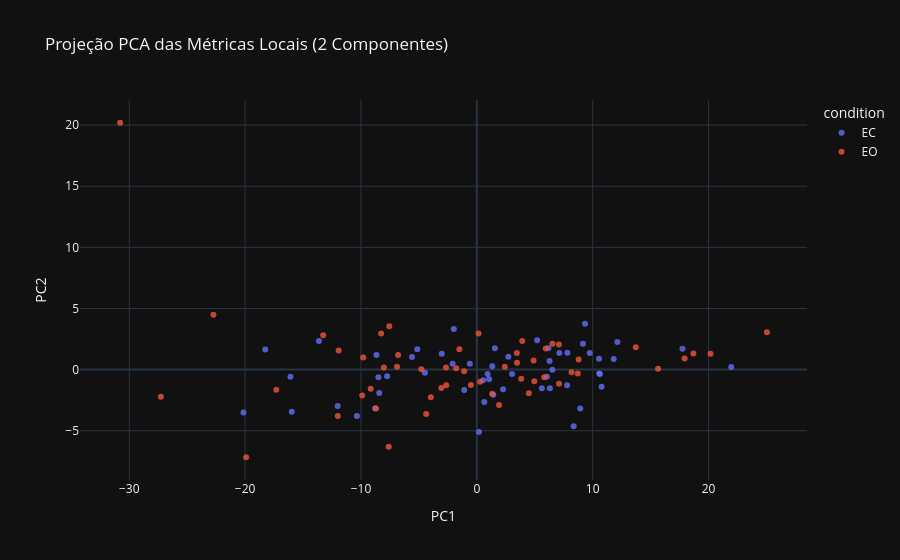

Notebook cell for this chart:
### Code cell
fig = px.scatter(
    df_pca,
    x="PC1",
    y="PC2",
    color="condition",
    title="Projeção PCA das Métricas Locais (2 Componentes)",
    opacity=0.8
)
fig.show()

### Figure 1 — Plotly figure (JSON) as saved in the notebook; plotly's stock layout.template omitted (floating-point values rounded to 4 significant figures)
{"data": [{"hovertemplate": "condition=EC<br>PC1=%{x}<br>PC2=%{y}<extra></extra>", "legendgroup": "EC", "marker": {"color": "#636efa", "opacity": 0.8, "symbol": "circle"}, "mode": "markers", "name": "EC", "orientation": "v", "showlegend": true, "type": "scatter", "x": [-20.14, 6.048, 6.305, 9.168, 8.359, -1.088, -3.028, -8.496, 0.1865, -8.425, 8.925, 10.63, 0.5433, 12.13, -5.137, 7.79, -7.741, 0.9284, -2.089, 10.55, -12.01, 11.81, 21.96, 5.616, -13.63, 17.75, 9.751, -8.782, -8.664, -15.97, -1.985, 10.77, 3.043, -18.26, 7.815, 10.56, 9.343, 6.182, -10.35, -16.09, 0.647, 2.27, 1.426, 1.56, -5.593, 1.333, 5.208, -4.478, -0.5992, 6.522, 7.127, 1.061, 2.723, 6.277], "xaxis": "x", "y": [-3.504, -0.5905, -1.529, 2.117, -4.637, -1.677, 1.305, -0.6246, -5.101, -1.908, -3.187, -0.3507, -0.8743, 2.255, 1.665, -1.281, -0.5394, -0.3543, 0.4876, 0.8838, -2.966, 0.864, 0.2059, -1.524, 2.348, 1.707, 1.35, -3.154, 1.203, -3.449, 3.328, -1.411, -0.3581, 1.649, 1.388, -0.3073, 3.748, 1.755, -3.797, -0.5819, -2.647, -1.609, -2.056, 1.738, 1.028, 0.266, 2.407, -0.2472, 0.4844, -0.01336, 1.357, -0.7932, 1.047, 0.7095], "yaxis": "y"}, {"hovertemplate": "condition=EO<br>PC1=%{x}<br>PC2=%{y}<extra></extra>", "legendgroup": "EO", "marker": {"color": "#EF553B", "opacity": 0.8, "symbol": "circle"}, "mode": "markers", "name": "EO", "orientation": "v", "showlegend": true, "type": "scatter", "x": [-12.0, -2.64, 15.64, 20.17, -4.372, -7.607, -6.794, -4.784, 1.326, -0.5053, 5.948, 18.69, 2.418, 4.961, -9.809, 5.818, -11.93, -3.966, 0.151, 8.789, -7.557, 7.09, 25.04, 8.718, -6.888, 17.94, 3.833, -9.892, -9.162, -19.91, -13.26, 7.097, 3.453, -22.74, 0.2844, 8.174, -8.262, 3.472, -30.79, -27.27, 1.919, -17.31, -1.782, -8.703, -3.062, -2.663, 6.528, 3.922, -1.094, 4.491, 4.898, -8.022, -1.504, 13.72], "xaxis": "x", "y": [-3.802, -1.272, 0.07526, 1.305, -3.638, -6.31, 1.189, 0.04029, -1.981, -1.264, 1.728, 1.323, 0.2447, -0.9429, 0.9962, -0.6207, 1.57, -2.25, 2.961, 0.818, 3.542, 2.055, 3.049, -0.3193, 0.2362, 0.9164, -0.7444, -2.121, -1.555, -7.167, 2.808, -1.158, 1.363, 4.49, -1.0, -0.2055, 2.959, 0.5665, 20.19, -2.222, -2.886, -1.641, 0.1217, -3.188, -1.493, 0.1683, 2.121, 2.341, -0.127, -1.928, 0.7515, 0.1796, 1.676, 1.83], "yaxis": "y"}], "layout": {"legend": {"title": {"text": "condition"}, "tracegroupgap": 0}, "title": {"text": "Projeção PCA das Métricas Locais (2 Componentes)"}, "xaxis": {"anchor": "y", "domain": [0, 1], "title": {"text": "PC1"}}, "yaxis": {"anchor": "x", "domain": [0, 1], "title": {"text": "PC2"}}}}
